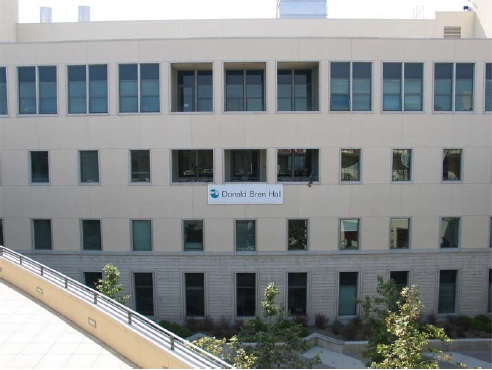
%> input picture Harris_1.jpg, 492 x 370 px
$ octave --eval "result = harris(rgb2gray(imread('Harris_1.jpg')));"   (GNU Octave 9; MATLAB toolbox functions it lacks are replaced by stand-ins)
%> lines starting %> are read from the running program, lines starting %| are printed output that depends on the picture
%%
% CLAB2 Task-1: Harris Corner Detector
% Hong Li (u6214478)
%
function Corners = harris(bw,NO)                           %bw is a image, NO is the number of corners users want
if nargin ==1                                                         % set a default NO of corners
    NO = 300;
end
bw = double(bw);
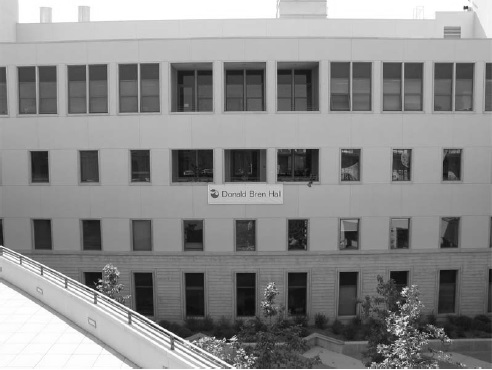
%> bw: size 370x492 double; min 5, max 255, mean 140
sigma = 2; thresh = 0.01;                                      % Parameters, add more if needed
% Derivative masks
dx = [-1 0 1;-1 0 1; -1 0 1];                                     %horizontal gradient kernel
dy = dx';                                                               % dx is the transpose matrix of dy
% compute x and y derivatives of image
Ix = conv2(bw,dx,'same');                                      %comput horizontal gradient
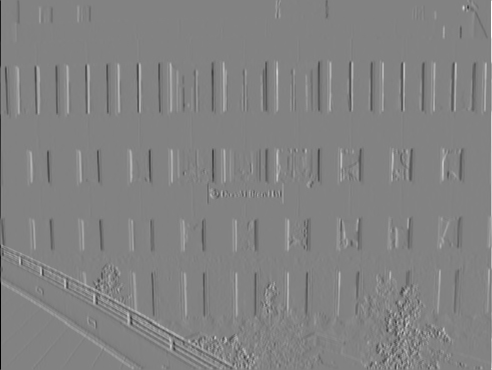
%> Ix: size 370x492 double; min -763, max 727, mean 0.3; drawn with min black and max white
Iy = conv2(bw,dy,'same');                                      %comput vertical gradient
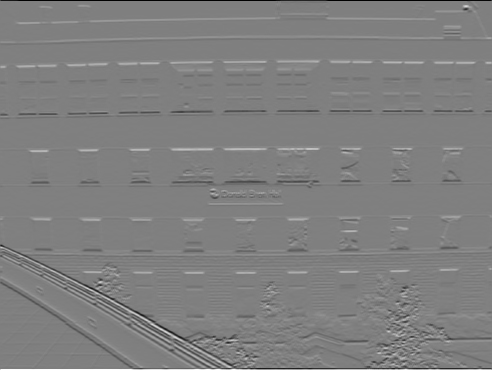
%> Iy: size 370x492 double; min -765, max 763, mean -0.1; drawn with min black and max white
%Using gaussian filter to decrease the noise of images
g = fspecial('gaussian',max(1,fix(3*sigma)*2+1),sigma);   %making a gaussian kerner
Ix2 = conv2(Ix.^2,g,'same');                                    % x and x
Iy2 = conv2(Iy.^2,g,'same');                                    % y and y
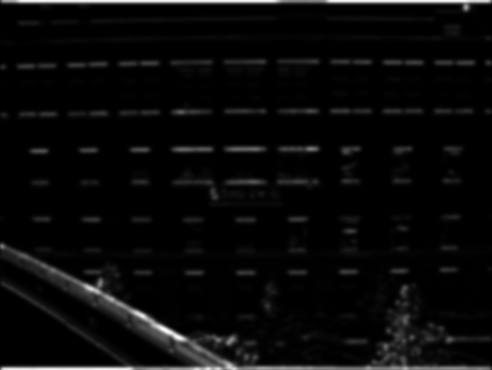
%> Iy2: size 370x492 double; min 0, max 120673.2, mean 4778.3; drawn with min black and max white
Ixy = conv2(Ix.*Iy,g,'same');                                    % x and y
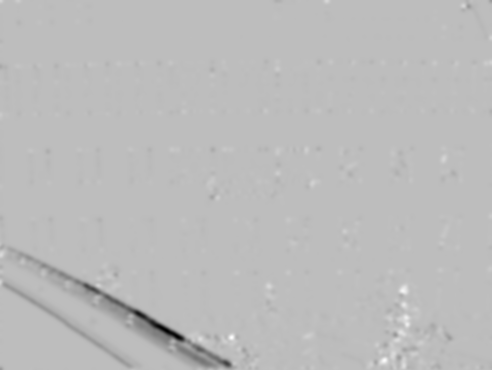
%> Ixy: size 370x492 double; min -52806.9, max 18372.8, mean -395; drawn with min black and max white

%%%%%%%%%%%%%%%%%%%%%%%%%%%%%%%%%%%%%%%%%%%%%%%%%%%%%%%%%
% Task: Compute the Harris Cornerness
[height, width] = size(bw);                                      %find the number of rows and columns of image
%> height = 370; width = 492
R = zeros(height,width);                                         %make a matrix to store Rs
for i = 1:height                                                      %count R iteratively(row)
    for j = 1:width                                                   %count R iteratively(column)
        M = [Ix2(i,j) , Ixy(i,j) ;Ixy(i,j), Iy2(i,j)];              %M is a 2*2 Matrix equal to [Ix2,Ixy,Ixy,Iy2]
        K = det(M);                                                  %Find Det of M
        H = trace(M);                                                %Find Trace of M
        R(i,j) = K - thresh*H^2;                                  %Using harris algorithm to count R, R= det(M)-K*Trace(M)^2
        if (R(i,j)<0)                                                    %Find if R<0
            R(i,j) = 0;                                                  %Eliminate Edge values(R<0)
        end
    end
end
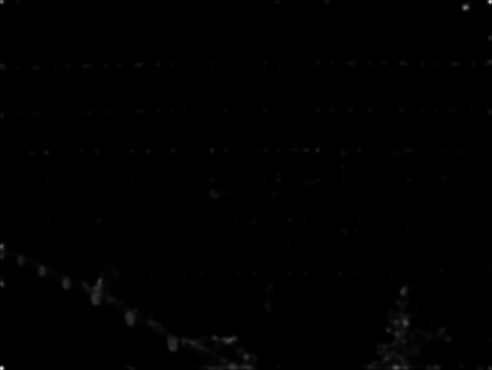
%> R: size 370x492 double; min 0, max 4.32e+09, mean 14310599.7; drawn with min black and max white
MaxR = max(max(R));                                           %find max values in R
%> MaxR = 4.32e+09
FlatThresh = 0.001*MaxR;                                      %set a Thresh to find flat area
%> FlatThresh = 4316568.1
T = find(R<FlatThresh);                                         %find The location of flat area
%> T = 151695 values from 7 to 182030
for i = 1:size(T,1)                                                  %Assign value to R iteratively
    R(T(i)) =0;                                                        % Assign value of 0 to flat area
end
%%%%%%%%%%%%%%%%%%%%%%%%%%%%%%%%%%%%%%%%%%%%%%%%%%%%%%%%%

%%%%%%%%%%%%%%%%%%%%%%%%%%%%%%%%%%%%%%%%%%%%%%%%%%%%%%%%%
% Task: Perform non-maximum suppression and
%       thresholding, return the N corner points
%       as an Nx2 matrix of x and y coordinates
result = zeros(height,width);                                   % Use a matrix to store NMS result;
countNMS = 0;                                                     %count NMS values
for i = 2:height-1                                                   % Using a 3*3 window to slide all area in matrix R
    for j = 2:width-1                                                %Compare elements in R iteratively
        window = R(i-1:i+1,j-1:j+1);                            % Find R(i,j) and its 3*3 neibors
        Rmax = max(max(window));                          % Find Max values of R(i,j) and its neibors
        if R(i,j)==Rmax&&Rmax~=0                                             %Make sure if R(i,j) is the largest(valid) points
            result(i,j) = 1;                                            % if R(i,j) is a valid points assign value 1 to the corresponding place in result
            countNMS=countNMS+1;                          % count the number of valid corners.
        end
    end
end
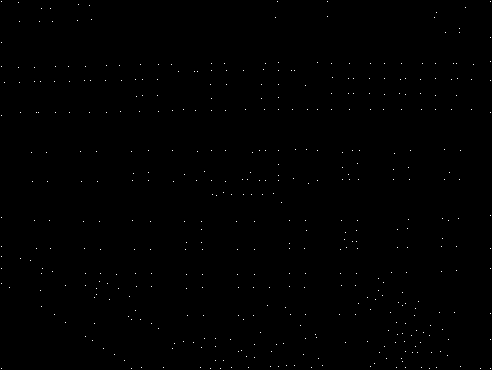
%> result: size 370x492 double; values 0 (black) and 1 (white), 0.24% white in thin lines or dots
%> after the loop, countNMS = 440
findGoodR = zeros(countNMS,1);
[locx, locy] = find(result==1);                                 %find NMS results location
%> locx = 440 values from 2 to 369; locy = 440 values from 2 to 491
for  i =1:countNMS                                               %Assign appropriate R value
    findGoodR(i) = R(locx(i),locy(i));                         %for the aim of choosing values according to NO
end
%> after the loop, findGoodR = 440 values, max 4.32e+09 at index 10, min 4352197.3 at index 392, mean 178652078.9
[findGoodR, ix] = sort(findGoodR,1);                       %Sort appropriate R values in ascend order, ix is the location before sorting
%> findGoodR = 440 values from 4352197.3 to 4.32e+09; ix = 440 values, max 440 at index 417, min 1 at index 437, mean 220.5
findGoodR = flipud(findGoodR);                              % flip vector(end to start, start to end), make it to descend order
%> findGoodR = 440 values, max 4.32e+09 at index 1, min 4352197.3 at index 440, mean 178652078.9
ix = flipud(ix);                                                       %Make ix corresponding to flipped findGoodR
%> ix = 440 values, max 440 at index 24, min 1 at index 4, mean 220.5
if NO>countNMS                                                  %Make sure NO not exceed the total number of harris corner
    NO = countNMS;                                              % if NO exceed total number, output all harris corner
end
loc_x = zeros(NO,1);                                             %make container to store sorted row values 1:NO
loc_y =  zeros(NO,1);                                            %make container to store sorted row values 1:NO
for i = 1:NO                                                          %Assign values to containers
    loc_y(i) = locy(ix(i));                                          %find row values from all the NMS location
    loc_x(i) = locx(ix(i));                                          %find column values from all the NMS location
end
%> after the loop, loc_x = 300 values, max 369 at index 1, min 2 at index 2, mean 215.8; loc_y = 300 values, max 491 at index 2, min 2 at index 1, mean 267.1
%> `result = harris(rgb2gray(imread('Harris_1.jpg')));`: result = 300 rows, first 12: [2 369; 491 2; 466 8; 2 2; 2 247; 397 368; 406 324; 231 340; 2 284; 100 282; 232 368; 247 357]
Corners = zeros(NO,2);                                         %Make a container to store chosing values
Corners(:,1)=loc_y;                                               %Make a container to store chosing row values
Corners(:,2)=loc_x;                                               %%Make a container to store chosing column values
%%%%%%%%%%%%%%%%%%%%%%%%%%%%%%%%%%%%%%%%%%%%%%%%%%%%%%%%%
end
